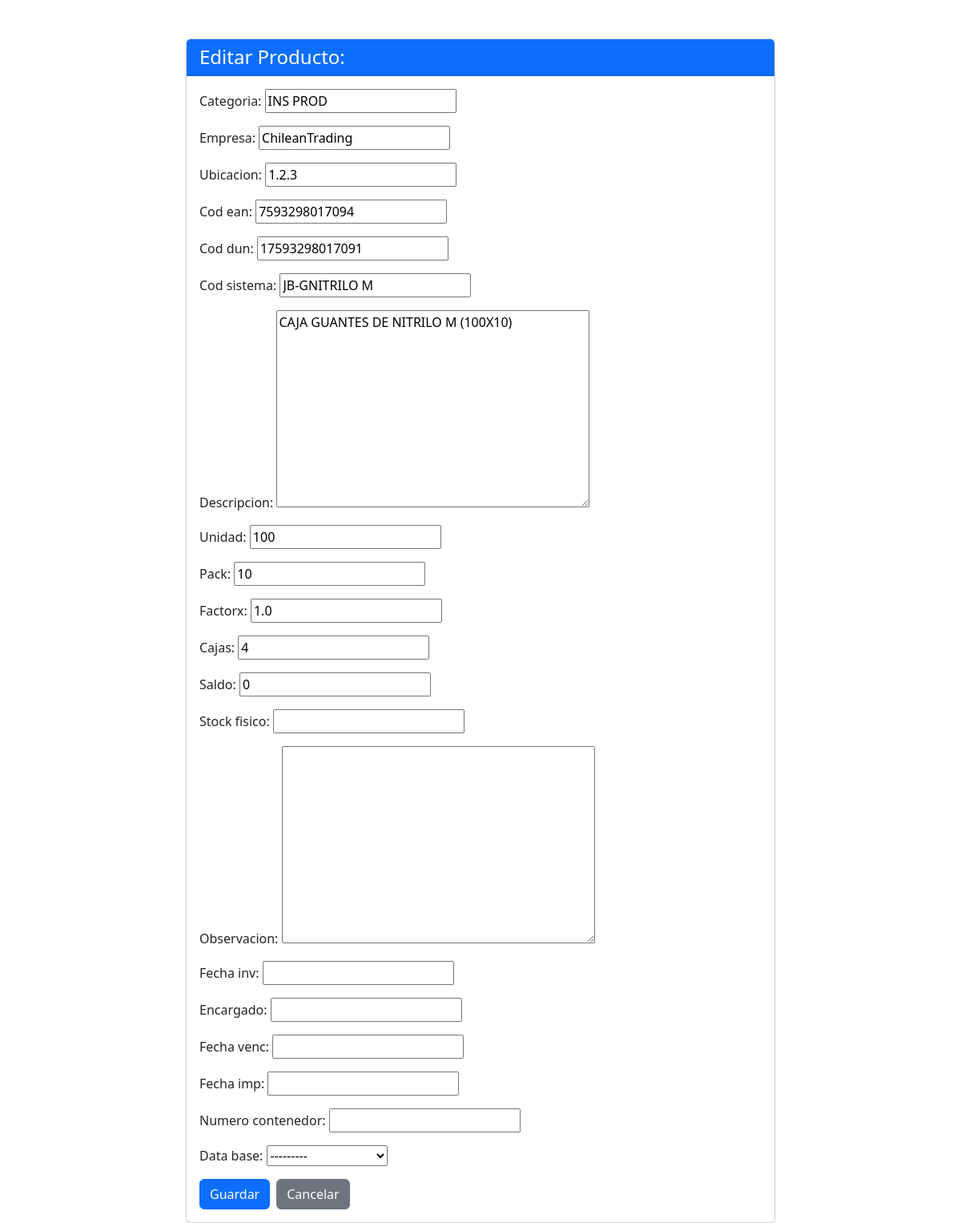
Screenshot of /productos/editar/19360/ with the database file from the repository.
### productos/models.py (models this page shows, shortened)
class Producto(models.Model):
    categoria = models.CharField(max_length=100, blank=True, null=True)
    empresa = models.CharField(max_length=100, blank=True, null=True)
    ubicacion = models.CharField(max_length=100, blank=True, null=True)
    cod_ean = models.CharField(max_length=50, blank=True, null=True)
    cod_dun = models.CharField(max_length=50, blank=True, null=True)
    cod_sistema = models.CharField(max_length=50, blank=True, null=True)
    descripcion = models.TextField(max_length=350, blank=True, null=True)
    unidad = models.CharField(max_length=20, blank=True, null=True)
    pack = models.IntegerField(blank=True, null=True)
    factorx = models.FloatField(blank=True, null=True)
    cajas = models.IntegerField(blank=True, null=True)
    saldo = models.IntegerField(blank=True, null=True)
    stock_fisico = models.IntegerField(blank=True, null=True)
    observacion = models.TextField(max_length=350, blank=True, null=True)
    fecha_inv = models.DateField(default=datetime.date.today, blank=True, null=True)
    encargado = models.CharField(max_length=100, blank=True, null=True)
    fecha_venc = models.DateField(blank=True, null=True)
    fecha_imp = models.DateField(default=datetime.date.today, blank=True, null=True)
    numero_contenedor = models.CharField(max_length=100, blank=True, null=True)
    Data_base = models.ForeignKey(Categoria, on_delete=models.CASCADE,blank=True, null=True)

class Categoria(models.Model):
    categoria = models.CharField(max_length=100)
    def __str__(self):
        return self.categoria

### productos/views.py (the view)
# urls.py: path('editar/<int:id>/', views.editar_producto, name='editar_producto'),
def editar_producto(request, id):
    producto = Producto.objects.get(id=id)
    if request.method == 'POST':
        form = ProductoForm(request.POST, instance=producto)
        if form.is_valid():
            form.save()
            registrar_movimiento(
                usuario=request.user,
                accion='MODIFICAR',
                descripcion=f"Editó el producto: {producto.descripcion} (ID {producto.id})",
                ip=request.META.get('REMOTE_ADDR')
            )
            return redirect('productos:index')
    else:
        form = ProductoForm(instance=producto)
    return render(request, 'editar.html', {'form': form})

### productos/forms.py
class ProductoForm(ModelForm):
    class Meta:
        model = models.Producto
        fields ='__all__' #Incluye todos los campos del modelo

### productos/templates/editar.html (shortened to what this page needs)
<!DOCTYPE html>
<html lang="es">
<head>
    <link href="https://cdn.jsdelivr.net/npm/bootstrap@5.3.3/dist/css/bootstrap.min.css" rel="stylesheet"
>
</head>
<body>
    <div class="container mt-5">
        <div class="row justify-content-center">
            <div class="col-md-8">
                <div class="card shadow-sm">
                    <div class="card-header bg-primary text-white">
                        <h1 class="h4 mb-0">Editar Producto: {{ producto.nombre }}</h1>
                    </div>
                    <div class="card-body">
                        <form method="post" id="editar-producto-form">
                            <div class="mb-3">
                                {{ form.as_p }}
                            </div>
                            <div class="d-flex gap-2">
                                <button type="submit" class="btn btn-primary">Guardar</button>
                                <a href="{% url 'productos:index' %}" class="btn btn-secondary">Cancelar</a>
                            </div>
                        </form>
                    </div>
                </div>
            </div>
        </div>
    </div>
</body>
</html>

### rows the page displays
Producto: categoria "INS PROD", empresa "ChileanTrading", ubicacion "1.2.3", cod_ean "7593298017094", cod_dun "17593298017091", cod_sistema "JB-GNITRILO M", descripcion "CAJA GUANTES DE NITRILO M (100X10)", unidad "100", pack "10", factorx "1.0", cajas "4", saldo "0", Data_base "---------"
